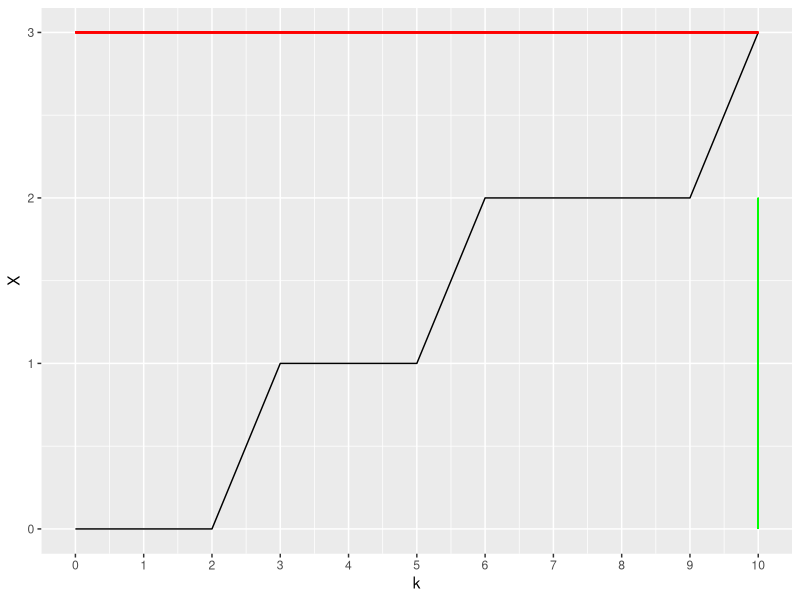
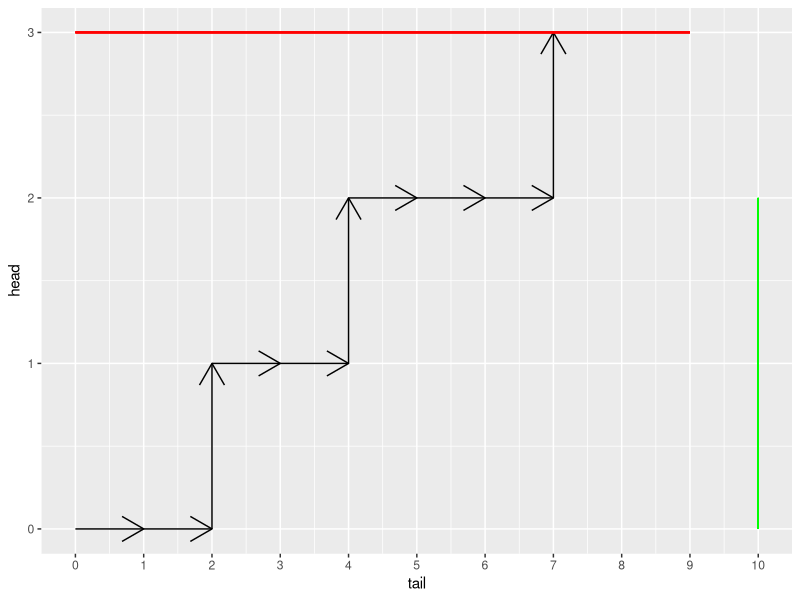
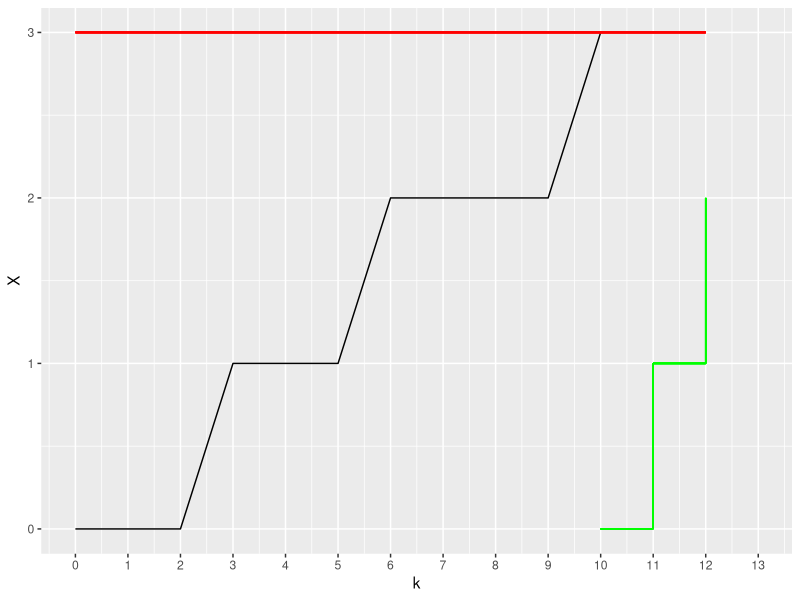

R code for these plots, in order: (Note: this script raises an error after producing the figures.)
library(ggplot2)

stairs <- function(p, xstart, xend) {
  x <- c(xstart, rep((xstart+1):xend, each=2))
  y <- rep(0:(xend-xstart), each=2)
  y <- y[-length(y)]
  for (i in 1:(length(x)-1)) {
    p <- p + geom_segment(x=x[i], y=y[i], xend=x[i+1], yend=y[i+1], 
      color="green")
  }
  p
}

s <- 3
t <- 10
flips <- rbinom(2*t, 1, 0.3)
x <- c(0, cumsum( flips))
X <- data.frame(list(X=x, k=0:(length(x)-1)))
X1 <- X[X$X <= s,]

p1 <- qplot(k, X, data=X1, geom="line") +
  scale_x_continuous(breaks=0:t, limits=c(0, t)) +
  scale_y_continuous(breaks=0:s, limits=c(0, s)) +
  geom_segment(x=0, y=s, xend=t, yend=s, color="red") + 
  geom_segment(x=t, y=0, xend=t, yend=(s-1), color="green")

ggsave("BernoulliProcess.pdf", p1, width=7, height=5)

X$head <- c(0, cumsum(flips))
X$tail<- c(0, cumsum(!(flips)))
X$headEnd <- c(X$head[-1], NA)
X$tailEnd <- c(X$tail[-1], NA)

X2 <- X[1:(min(which(X$headEnd >= s), which(X$tailEnd >= t))),]

p2 <- ggplot(data=X2) + #right, up, data=X) + #, geom="segment") +
  scale_x_continuous(breaks=0:t, limits=c(0, t)) +
  scale_y_continuous(breaks=0:s, limits=c(0, s)) +
  geom_segment(mapping=aes(x=tail, y=head, xend=tailEnd,
    yend=headEnd), arrow=arrow()) +
  geom_segment(x=0, y=s, xend=t-1, yend=s, color="red") +
  geom_segment(x=t, y=0, xend=t, yend=s-1, color="green")

ggsave("ZeltermanPlot.pdf", p2, width=7, height=5)

X3 <- X[1:(min(which(X$X >= s), which(X$tail >= t))),]
p3 <- qplot(k, X, data=X3, geom="line") +
  scale_x_continuous(breaks=0:(t+s), limits=c(0, t+s)) +
  scale_y_continuous(breaks=0:s, limits=c(0, s)) +
  geom_segment(x=0, y=s, xend=(t+s-1), yend=s, color="red") 

p3 <- stairs(p3, 10, 12)

ggsave("KanePlot.pdf", p3, width=7, height=5)

s=2
t=11
trial = c(0, 0, 1, 0, 0, 0, 0, 0)
p4 = cdsnb_stack_plot(trial, s, t)
ggsave("conditional_snb.pdf", p4, width=7, height=5)

cdsnb(trial, s, t)


approx_plots_start = list(
  dsnb_stack_plot(0.2, 15, 75) + scale_x_discrete(breaks=seq(15, 95, by=10)) + 
    labs(x="", y="", title="bimodal example (15, 75, .2)"),
  dsnb_stack_plot(0.35, 50, 50) + scale_x_discrete(breaks=seq(50, 105, by=10))+
    labs(x="", y="", title="approximate normal (50, 50, .35)"),
  dsnb_stack_plot(0.06, 10, 10) + scale_x_discrete(breaks=seq(10, 20, by=2))+
    labs(x="", y="", title="geometric (10, 10, .06)"),
  dsnb_stack_plot(0.06, 3, 175) + scale_x_discrete(breaks=seq(3, 180, by=30))+ 
    labs(x="", y="", title="gamma approximation (3, 175, .06)"),
  dsnb_stack_plot(0.5, 25, 25) + scale_x_discrete(breaks=seq(25, 50, by=5))+
    labs(x="", y="", title="lower half normal (25, 25, .5)"),
  dsnb_stack_plot(0.98, 175, 2) + scale_x_discrete(breaks=seq(2, 180, by=20))+
    labs(x="", y="", title="local mode at top of range (175, 2, .98)"))

library(foreach)
library(grid)

approx_plots = foreach(p=approx_plots_start) %do% {
  p + theme(legend.position="none") 
}

vplayout <- function(x, y) viewport(layout.pos.row = x, layout.pos.col = y)

pdf("shapes.pdf", width=10, height=11)
grid.newpage()
p = pushViewport(viewport(layout = grid.layout(3, 2)))

k=1
for (i in 1:3) {
  for (j in 1:2) {
    print(approx_plots[[k]], vp=vplayout(i, j))
    k = k+1
  }
}
dev.off()


